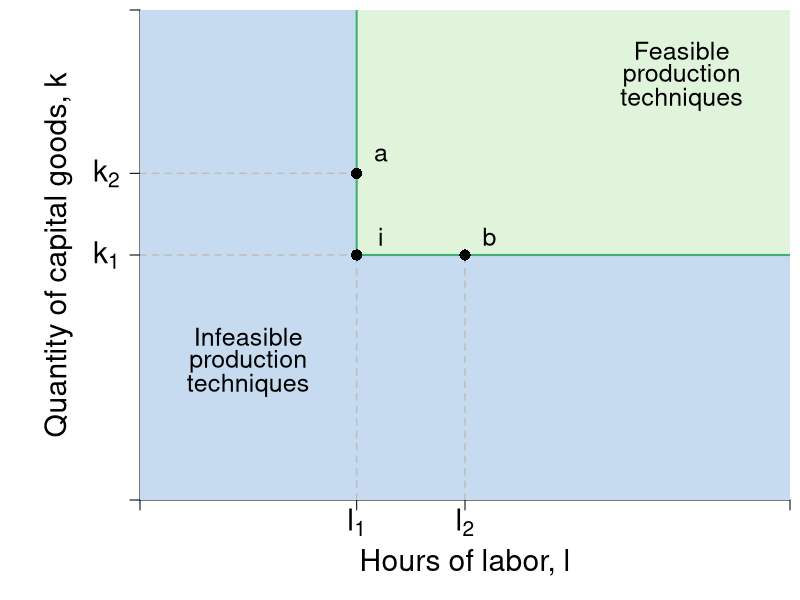

Recreate this plot in R.
require(shape)
pdf(file = "specprodexch/production_technique.pdf", width = 9, height = 7)

#Set parameters for graphics
pointsize <- 1.8
axislabelsize <- 1.8
labelsize <- 1.5
namesize <- 1.8
annotatesize <- 1.5
graphlinewidth <- 2
segmentlinewidth <- 1.5

COL <- c("#7fc97f", "#beaed4", "#fdc086", "#ffff99", "#386cb0", "#f0027f", "#bf5b17", "#666666")
COLA <- c("#e0f3db", "#99d8c9","#66c2a4","#41ae76", "#238b45", "#005824")
COLB <- c("#c6dbef", "#4eb3d3", "#2b8cbe", "#0868ac","#084081")

par(mar =  c(5, 7, .5, .5))

mrsA <- function(x, rmax = 10, xmax = 20) {
  rmax - (rmax/xmax)*x
}

uA <- function(x, y, rmax = 10, xmax = 20) {
  y + rmax*x - (1/2)(rmax/xmax)*x^2
}

xlims <- c(0, 12)
ylims <- c(0, 12)

npts <- 501 


plot(0, 0, xlim = xlims, ylim = ylims, type = "n",
     xlab = expression(paste("")),
     ylab = expression(paste("")), 
     xaxt = "n", 
     yaxt = "n", 
     cex.lab = axislabelsize, 
     bty = "n",
     xaxs="i", 
     yaxs="i")

# ticksy <- seq(from = 0, to = ylims[2], by = 2)
# ylabels <- seq(from = 0, to = ylims[2], by = 2)
# ticksx <- seq(from = 0, to = xlims[2], by = 2)
# xlabels <- seq(from = 0, to = xlims[2], by = 2)
ticksy <- c(0, 6, 8, ylims[2])
ylabels <- c(NA, expression(paste(k[1])), expression(paste(k[2])), NA)
ticksx <- c(0, 4, 6, xlims[2])
xlabels <- c(NA, expression(paste(l[1])), expression(paste(l[2])), NA)

axis(1, at = ticksx, pos = 0, labels = xlabels, cex.axis = axislabelsize)
axis(2, at = ticksy, pos = 0, labels = ylabels, las = 1, cex.axis = axislabelsize)

npts <- 500 
xx1 <- seq(xlims[1], xlims[2], length.out = npts)

#Infeasible area
xpoly <- c(0, 4, 4, xlims[2], xlims[2], 0, 0)
ypoly <- c(ylims[2], ylims[2], 6, 6, 0, 0, ylims[2])
polygon(x = xpoly, y = ypoly, col = COLB[1], density=NULL, border = NA)

#Feasible area
xpoly1 <- c(xlims[2], 4, 4,  xlims[2], xlims[2])
ypoly1 <- c(ylims[2], ylims[2], 6, 6, ylims[2])
polygon(x = xpoly1, y = ypoly1, col = COLA[1], density=NULL, border = NA)

#lines(xx1, mrsA(xx1, rmax = 20, xmax = 10), col = COLA[4], lwd = graphlinewidth)
#lines(xx1, brfB(xx1, alpha = 16, beta = 1/24), col = COLB[4], lwd = graphlinewidth)

#Production set
segments(4, 6, xlims[2], 6, lty = 1, col = COLA[4], lwd = graphlinewidth)
segments(4, 6, 4, ylims[2], lty = 1, col = COLA[4],  lwd = graphlinewidth)

#Segments to i
segments(0, 6, 4, 6, lty = 2, col = "gray", lwd = segmentlinewidth)
segments(4, 0, 4, 6, lty = 2, col = "gray", lwd = segmentlinewidth)

#For k2
segments(0, 8, 4, 8, lty = 2, col = "gray", lwd = segmentlinewidth)

#For l2
segments(6, 0, 6, 6, lty = 2, col = "gray", lwd = segmentlinewidth)



mtext(expression(paste("Hours of labor, ", l)), side=1, line = 3, cex = axislabelsize)
text(-1.5, 0.5*ylims[2], expression(paste("Quantity of capital goods, ", k)), xpd = TRUE, cex = axislabelsize, srt = 90) 

#For good production technique i
points(4, 6, pch = 16, col = "black", cex = 1.5)
text(4.45, 6.45, expression(i), cex = labelsize)

#For production technique a
points(4, 8, pch = 16, col = "black", cex = 1.5)
text(4.45, 8.45, expression(a), cex = labelsize)

#For production technique b
points(6, 6, pch = 16, col = "black", cex = 1.5)
text(6.45, 6.45, expression(b), cex = labelsize)


text(10, 11, expression(paste("Feasible")), cex = labelsize)
text(10, 10.4, expression(paste("production")), cex = labelsize)
text(10, 9.8, expression(paste("techniques")), cex = labelsize)
text(2, 4, expression(paste("Infeasible")), cex = labelsize)
text(2, 3.4, expression(paste("production")), cex = labelsize)
text(2, 2.8, expression(paste("techniques")), cex = labelsize)

#text(7.3, 2.5, expression("Curve"))
#Arrows(7.3, 3.5, 7.3, 6.1, col = "black", lty = 1, lwd = 2, arr.type = "triangle", arr.lwd = 0.5)

#Label the iso-welfare functions for the HG, Aisha
# text(3.8, 1.5, expression(u[1]^A))
# text(4.6, 1.5, expression(u[2]^A))
# text(5.5, 1.5, expression(u[3]^A))
#text(6.6, 8.3, expression(u[4]^A))


#Label the indifference curves for the HG, Betty
# text(7.6, 17, expression(u[1]^B))
# text(6.75, 17, expression(u[2]^B))
# text(6, 17, expression(u[3]^B))
#text(3.4, 6.9, expression(v[4]^B))

#Label mrs function
text(18, 2.5, expression(paste(mrs(x,y) == r[max] - bgroup("(",frac(r[max], x[max]),")")*x)))
#Arrows(10, 7.5, 10, 5, col = "black", lty = 1, lwd = 2, arr.type = "triangle", arr.lwd = 0.5)

#Label satiation
#text(20, 3.5, expression(paste(x[max] == "Point")))
#text(20, 3, expression(paste("of Satiation")))
#Arrows(20, 2.5, 20, 0.5, col = "black", lty = 1, lwd = 2, arr.type = "triangle", arr.lwd = 0.5)

#Label highest willingness to pay
#text(5, 10, expression("Consumer Surplus"))
#text(5, 9, expression(paste(CS==frac(1, 2)*bgroup("(",r[max] - p,")")*x)))
#Arrows(5, 8.5, 5, 6, col = "black", lty = 1, lwd = 2, arr.type = "triangle", arr.lwd = 0.5)

dev.off()
